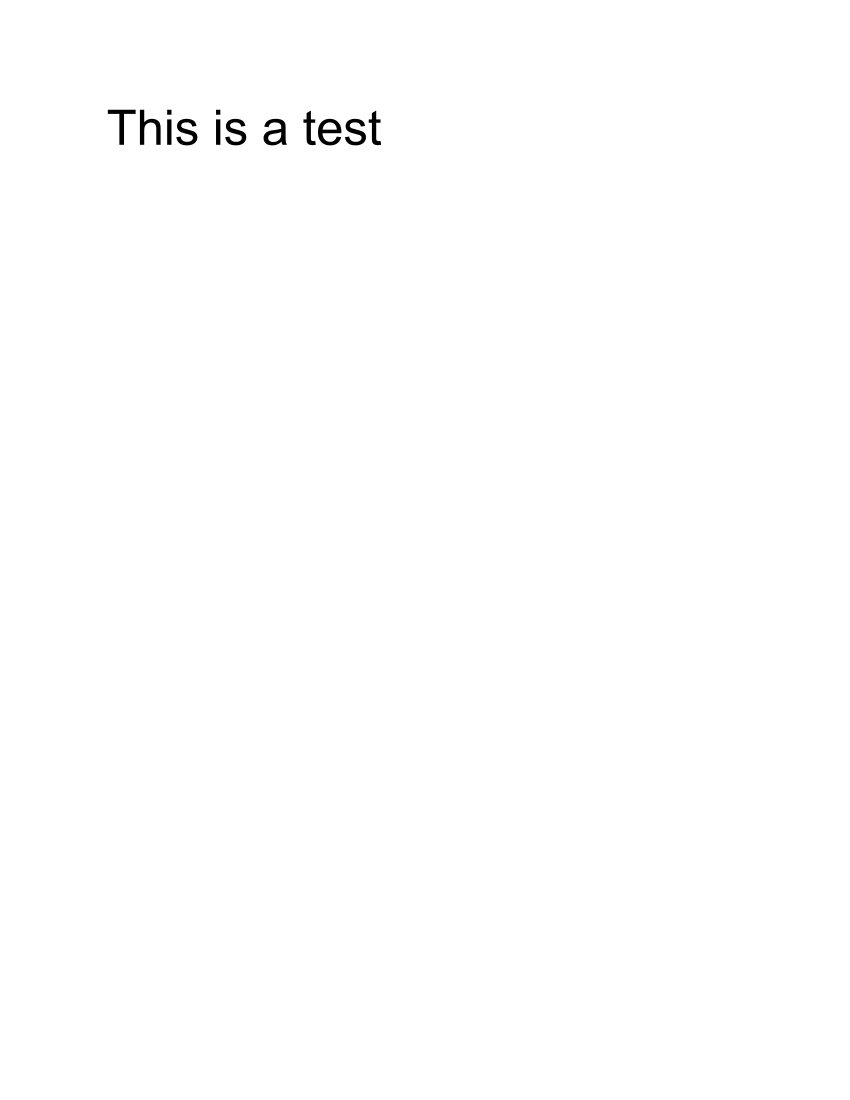
#> input picture temp/1-this_is_a_test-1.png, 1700 x 2200 px (shown at 1/2 size)
$ jupyter execute Segmentation.ipynb   (Python 2 division)
#> lines starting #> are read from the running program, lines starting #| are printed output that depends on the picture; after the words box and inside, x2 and y2 are one past the last pixel; in counts of white or black regions, pixels touching at a corner belong together
[cell 1]
###Import required packages###
# Make sure you have all the packages listed below

import sys
sys.path.append("/usr/local/lib/python2.7/site-packages/")#path to OpenCV
import os
import argparse
import cv2
import numpy as np

[cell 2]
##Code block to generate images corresponding to each character
#Character images are sorted in the order in wich they appear in the image.

# Load the image
img = cv2.imread('temp/1-this_is_a_test-1.png')
#> img is the input picture: shape (2200, 1700, 3); min 0, max 255, mean 254.3

# convert to grayscale
gray = cv2.cvtColor(img,cv2.COLOR_BGR2GRAY)

# Apply adaptive threshold ()
thresh = cv2.adaptiveThreshold(gray,255,1,1,11,2)
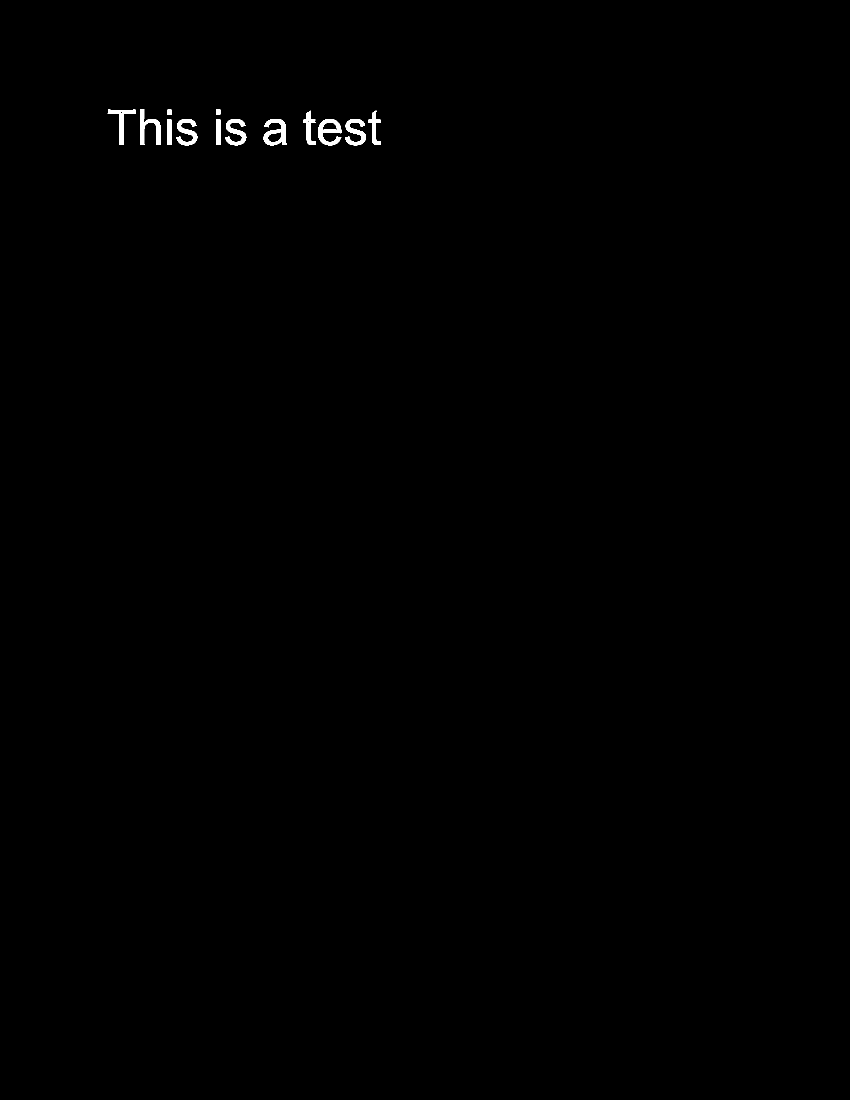
#> thresh: shape (2200, 1700) (shown at 1/2 size); 0.28% white; 13 white regions, largest, box (x1, y1, x2, y2) and area: (527, 238, 574, 291) 1257, (636, 238, 683, 291) 1233, (280, 219, 321, 290) 1177

# Apply some dilation and erosion to join the gaps
thresh = cv2.dilate(thresh,None,iterations = 8)
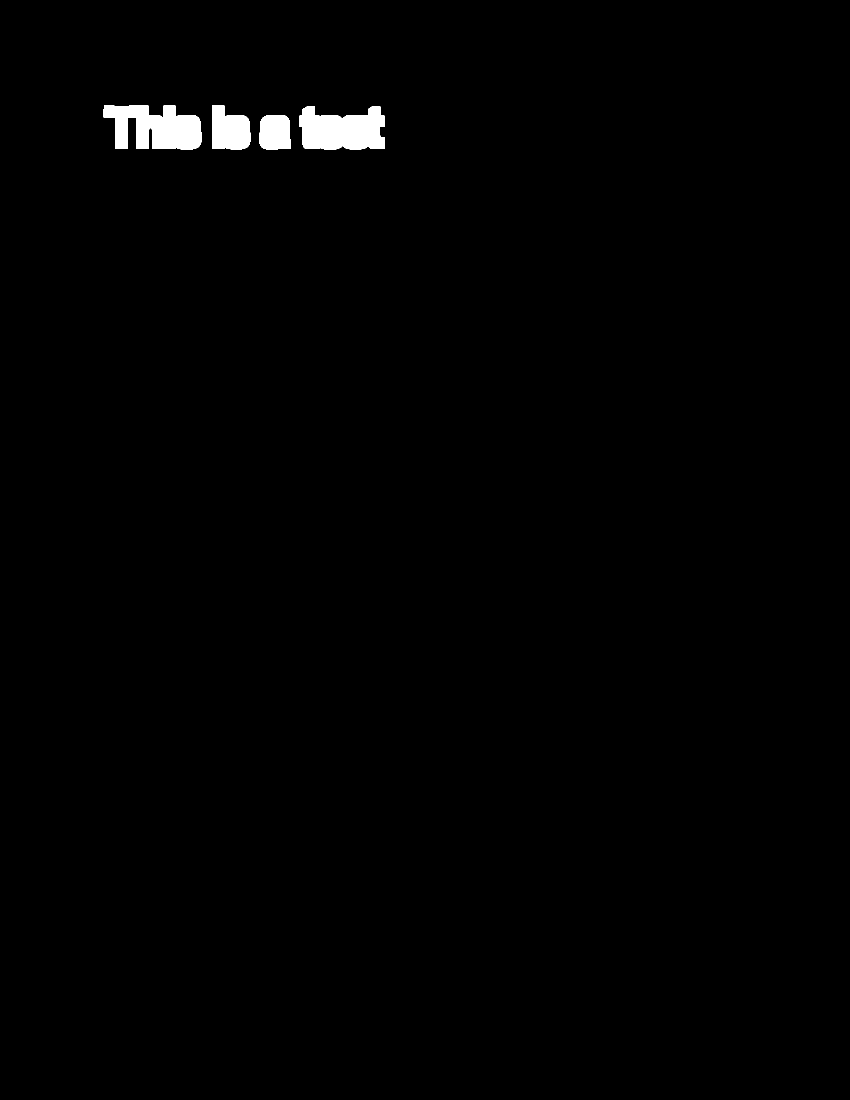
#> thresh: shape (2200, 1700) (shown at 1/2 size); 0.9% white; 4 white regions, box (x1, y1, x2, y2) and area: (207, 211, 403, 299) 12505, (599, 213, 770, 299) 11779, (424, 211, 501, 299) 5531, (519, 230, 582, 299) 3958
thresh = cv2.erode(thresh,None,iterations = 8)
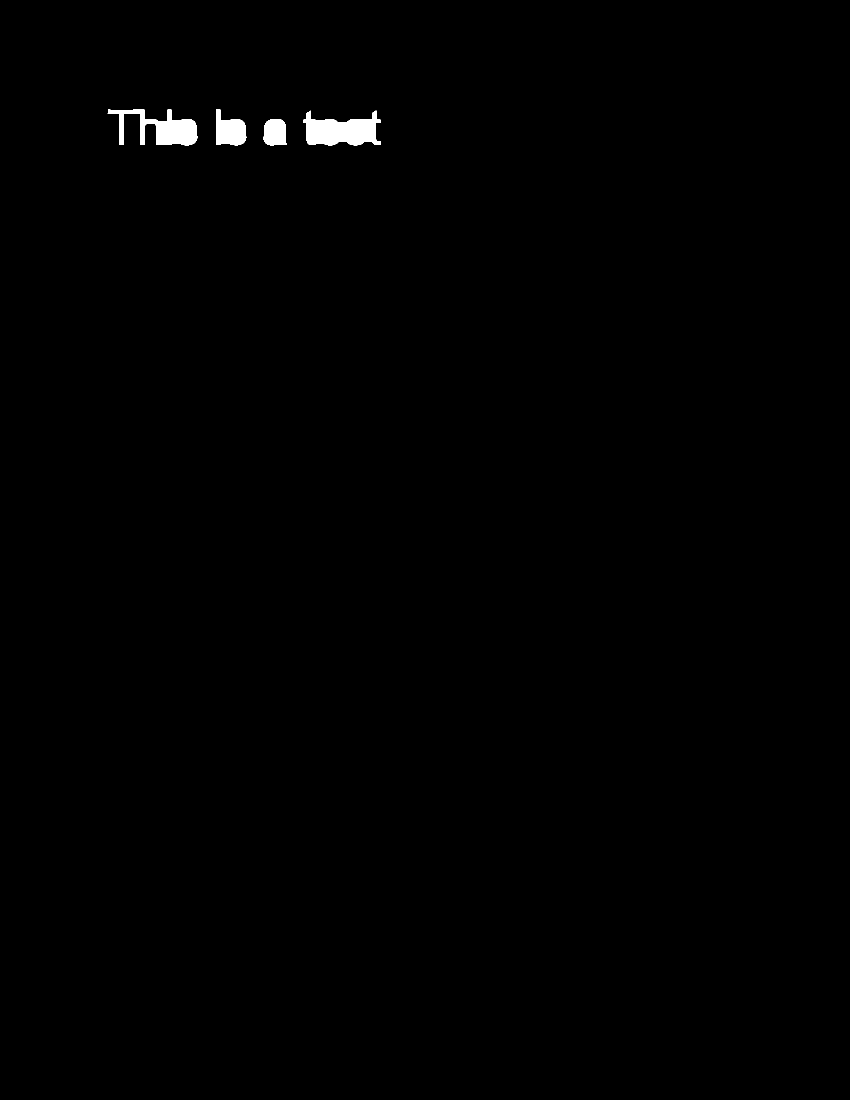
#> thresh: shape (2200, 1700) (shown at 1/2 size); 0.49% white; 4 white regions

# Find the contours for each WORD
contours,hierarchy = cv2.findContours(thresh,cv2.RETR_EXTERNAL,cv2.CHAIN_APPROX_SIMPLE)
#> contours = 4 contours; box (x1, y1, x2, y2) and area: (607, 221, 762, 291) 6852, (215, 219, 395, 291) 5681, (432, 219, 493, 291) 2928, (527, 238, 574, 291) 2018

# Create a folder to store the output files for segmentation
output_folder = "temp/segmentation_pdfimage/"
if(not os.path.exists(output_folder)):
    os.mkdir(output_folder)

word_count = 0

#Sort the contours for the words
boundingBoxes = [cv2.boundingRect(c) for c in contours]
#> boundingBoxes = [(527, 238, 47, 53), (607, 221, 155, 70), (432, 219, 61, 72), (215, 219, 180, 72)]
(contours, boundingBoxes) = zip(*sorted(zip(contours, boundingBoxes),key=lambda b:b[1][0], reverse=False))
#> boundingBoxes = ((215, 219, 180, 72), (432, 219, 61, 72), (527, 238, 47, 53), (607, 221, 155, 70))

#Get the characters from inside each word using word's contour
for cnt in contours:
    #Get the word using the original image
    x,y,w,h = cv2.boundingRect(cnt)
    word_img = img[y:y+h]
    word_img = word_img[:,x:x+w]

    #Convert it to grayscale
    word_gray = cv2.cvtColor(word_img,cv2.COLOR_BGR2GRAY)

    #apply thresholding
    word_thresh = cv2.adaptiveThreshold(word_gray,255,1,1,11,2)

    #Find contours inside the word, each contour will represent a character
    word_contours,word_hierarchy = cv2.findContours(word_thresh,cv2.RETR_EXTERNAL,cv2.CHAIN_APPROX_SIMPLE)
    boundingBoxes = [cv2.boundingRect(c) for c in word_contours]

    #Sort the contours for each word
    (word_contours, boundingBoxes) = zip(*sorted(zip(word_contours, boundingBoxes),key=lambda b:b[1][0], reverse=False))

    char_count = 0

    #Generate image file corresponding to each character in the word
    for char_cnt in word_contours:
        char_x,char_y, char_w,char_h = cv2.boundingRect(char_cnt)
        char = word_img
        char = char[:,char_x:char_x+char_w]
        height = len(word_img)
        if (char_h < height/2) : #remove noise
            continue;
        #position the image in center
        if( height < char_w ):
            top_border = (char_w - height)/2;
            bottom_border = (char_w - height - top_border)
            char= cv2.copyMakeBorder(char,top_border,bottom_border,0,0,cv2.BORDER_CONSTANT,value=[255,255,255])

        if( char_w < height ):
            left_border = (height - char_w)/2
            right_border = (height - char_w - left_border)
            char= cv2.copyMakeBorder(char,0,0,left_border,right_border,cv2.BORDER_CONSTANT,value=[255,255,255])

        #Our caffe model was trained on 128*128, so we resize the image to the same size
        char = cv2.resize(char, (128, 128))
        cv2.imwrite(output_folder+"word_"+str(word_count)+"char_"+str(char_count)+".png",char)
        char_count +=1
    word_count += 1
#> this loop made 4 passes
#> (x, y, w, h, word_hierarchy, boundingBoxes) on passes 2 to 3: (432, 219, 61, 72, [[1, -1, -1, -1], [2, 0, -1, -1], [-1, 1, -1, -1]], ((0, 20, 9, 51), (0, 0, 9, 11), (18, 19, 42, 52))), (527, 238, 47, 53, [[-1, -1, -1, -1]], ((0, 0, 47, 52),))
#> pass 1, `word_img = img[y:y+h]`:
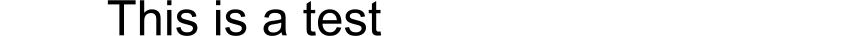
#> word_img: shape (72, 1700, 3) (shown at 1/2 size); min 0, max 255, mean 233.2
#> pass 1, `word_img = word_img[:,x:x+w]`:
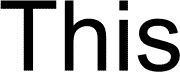
#> word_img: shape (72, 180, 3); min 0, max 255, mean 179.5
#> pass 1, `word_thresh = cv2.adaptiveThreshold(word_gray,255,1,1,11,2)`:
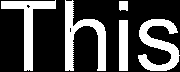
#> word_thresh: shape (72, 180); 29% white; 5 white regions, box (x1, y1, x2, y2) and area: (65, 0, 106, 71) 1170, (138, 19, 180, 71) 1058, (1, 0, 56, 71) 991, (119, 20, 128, 71) 459, (119, 1, 128, 11) 84
#> after the loop:
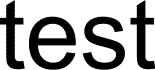
#> word_gray: shape (70, 155); min 0, max 255, mean 166.4
#> after the loop:
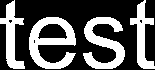
#> word_thresh: shape (70, 155); 34.3% white; 4 white regions, box (x1, y1, x2, y2) and area: (29, 17, 76, 69) 1223, (83, 17, 125, 69) 1065, (0, 0, 25, 69) 736, (130, 0, 155, 69) 695
#> after the loop, word_count = 4
